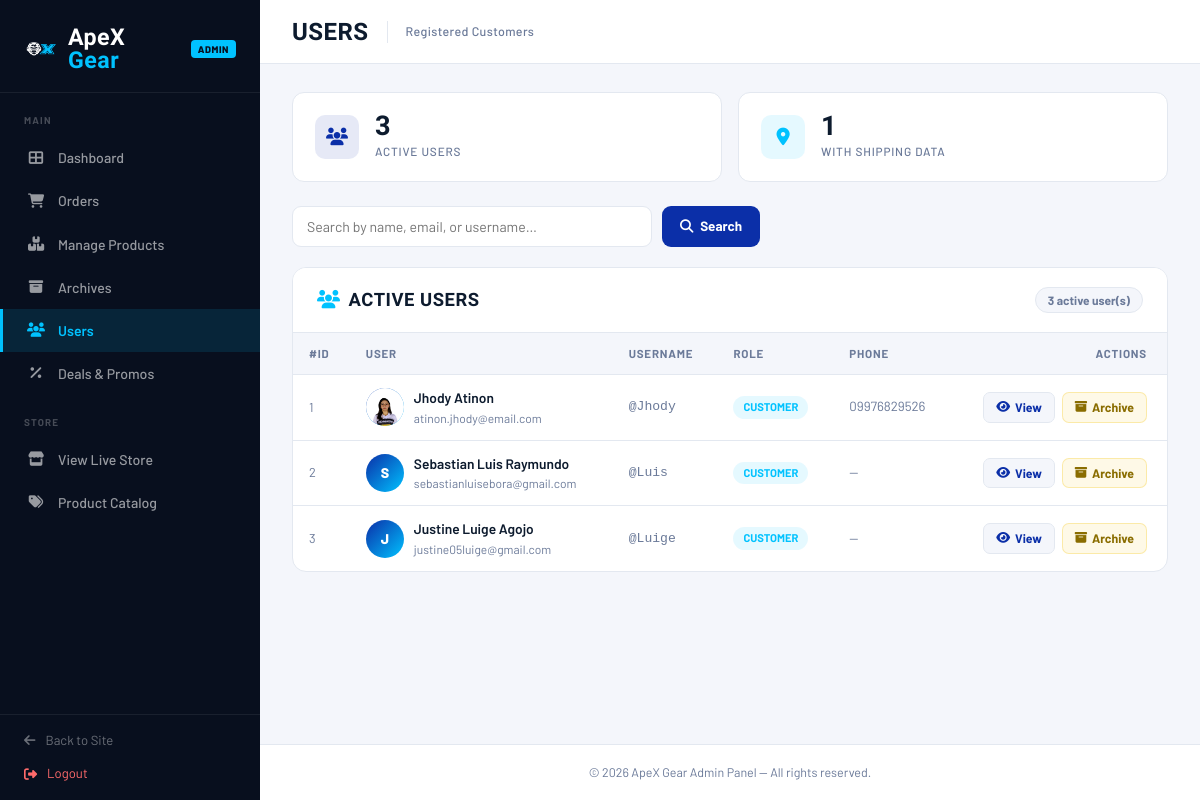
/admin/manage_users.php (signed in), run on an earlier commit of the app's database.
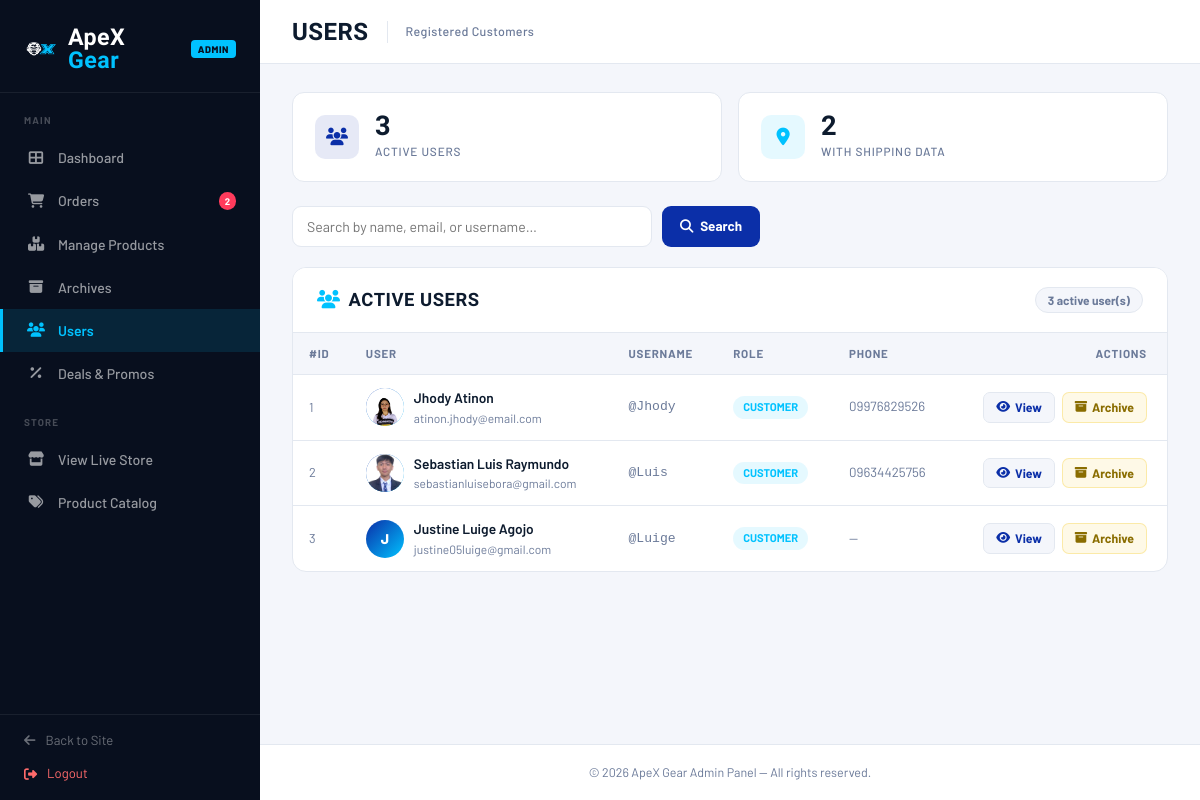
And on a later commit of the database.
### tables this page shows
CREATE TABLE `users_profiles_tbl` (
  `profile_id` int(11) NOT NULL,
  `user_id` int(11) NOT NULL,
  `bio` text DEFAULT NULL,
  `street_address` varchar(255) DEFAULT NULL,
  `city` varchar(100) DEFAULT NULL,
  `zip_code` varchar(20) DEFAULT NULL,
  `phone_number` varchar(20) DEFAULT NULL,
  `image_path` varchar(255) DEFAULT NULL,
  `birthday` date DEFAULT NULL
);

CREATE TABLE `users_tbl` (
  `user_id` int(11) NOT NULL,
  `first_name` varchar(50) NOT NULL,
  `last_name` varchar(50) NOT NULL,
  `m_name` varchar(50) DEFAULT NULL,
  `gender` varchar(20) DEFAULT NULL,
  `username` varchar(50) NOT NULL,
  `email` varchar(100) NOT NULL,
  `password` varchar(255) NOT NULL,
  `otp_code` int(6) DEFAULT NULL
);

### admin/manage_users.php (the view, shortened to what this page needs)
<?php
$db = new Database();
$conn = $db->getConnection();
$pendingQuery = "SELECT COUNT(*) as pending_count FROM orders_tbl WHERE order_status = 'Pending' OR order_status = 'On Process'";
$pendingResult = $conn->query($pendingQuery);
$pendingRow = $pendingResult->fetch_assoc();
$pendingOrders = $pendingRow['pending_count'] ?? 0;
$search = trim($_GET['q'] ?? '');
$query = "
    SELECT u.user_id, u.first_name, u.last_name, u.m_name, u.gender, u.username, u.email,
           p.bio, p.street_address, p.city, p.zip_code, p.phone_number, p.image_path
    FROM users_tbl u
    LEFT JOIN users_profiles_tbl p ON u.user_id = p.user_id
";
if ($search !== '') {
    $searchTerm = '%' . $search . '%';
    $query .= " WHERE u.first_name LIKE ? OR u.last_name LIKE ? OR u.username LIKE ? OR u.email LIKE ?";
    $stmt = $conn->prepare($query);
    $stmt->bind_param("ssss", $searchTerm, $searchTerm, $searchTerm, $searchTerm);
    $stmt->execute();
    $result = $stmt->get_result();
} else {
    $result = $conn->query($query);
}
$users = [];
while ($row = $result->fetch_assoc()) {
    $shipStmt = $conn->prepare("SELECT street_address, city, zip_code, phone_number FROM shipping_address_tbl WHERE user_id = ? ORDER BY address_id DESC LIMIT 1");
    $shipStmt->bind_param("i", $row['user_id']);
    $shipStmt->execute();
    $shipRes = $shipStmt->get_result();
    $row['shipping'] = $shipRes->fetch_assoc();
    $users[] = $row;
}
$userCount = count($users);
?>
<!DOCTYPE html>
<html lang="en">
<head>
    <link href="https://cdn.jsdelivr.net/npm/bootstrap@5.3.3/dist/css/bootstrap.min.css" rel="stylesheet">
    <link href="https://cdnjs.cloudflare.com/ajax/libs/font-awesome/6.5.0/css/all.min.css" rel="stylesheet">
    <link href="../assets/css/style.css" rel="stylesheet">
    <link href="../assets/css/admin-style.css" rel="stylesheet">
</head>
<body>
    <aside class="sidebar" id="sidebar">
        <a href="../index.php" class="sidebar-brand">
            <img src="../assets/images/ApeX Logo.png" alt="ApeX Gear">
            <div class="sidebar-brand-text"><span class="t1">ApeX </span><span class="t2">Gear</span></div>
            <span class="sidebar-badge">Admin</span>
        </a>
        <nav class="sidebar-nav">
            <div class="sidebar-section-label">Main</div>
            <a href="apex26admin.php"><i class="fas fa-th-large"></i> Dashboard</a>
            <a href="manage_orders.php">
                <i class="fas fa-shopping-cart"></i> Orders
                <?php if ($pendingOrders > 0): ?><span class="nav-badge"><?php echo $pendingOrders; ?></span><?php endif; ?>
            </a>
            <a href="manage_products.php"><i class="fas fa-boxes"></i> Manage Products</a>
            <a href="manage_archives.php"><i class="fas fa-archive"></i> Archives</a>
            <a href="manage_users.php" class="active"><i class="fas fa-users"></i> Users</a>
            <a href="manage_deals.php"><i class="fas fa-percentage"></i> Deals &amp; Promos</a>
            <div class="sidebar-section-label">Store</div>
            <a href="../index.php" target="_blank"><i class="fas fa-store"></i> View Live Store</a>
            <a href="../index.php?page=products" target="_blank"><i class="fas fa-tags"></i> Product Catalog</a>
        </nav>
        <div class="sidebar-footer" style="display: flex; flex-direction: column; gap: 14px;">
            <a href="../index.php"><i class="fas fa-arrow-left"></i> Back to Site</a>
            <a href="admin_logout.php" style="color: #ff6b6b;"><i class="fas fa-sign-out-alt"></i> Logout</a>
        </div>
    </aside>
    <div class="main-wrap">
        <header class="topbar">
            <div class="topbar-left">
                <span class="topbar-title">Users</span>
                <span class="topbar-crumb">Registered Customers</span>
            </div>
        </header>
        <main class="page-body">
            <div class="stat-row">
                <div class="stat-card">
                    <div class="stat-icon blue"><i class="fas fa-users"></i></div>
                    <div>
                        <div class="stat-val"><?php echo $userCount; ?></div>
                        <div class="stat-lbl">Active Users</div>
                    </div>
                </div>
                <div class="stat-card">
                    <div class="stat-icon cyan"><i class="fas fa-map-marker-alt"></i></div>
                    <div>
                        <div class="stat-val"><?php echo count(array_filter($users, fn($u) => !empty($u['shipping']))); ?></div>
                        <div class="stat-lbl">With Shipping Data</div>
                    </div>
                </div>
            </div>
            <form method="GET" class="search-bar">
                <input type="text" name="q" class="search-input" placeholder="Search by name, email, or username…" value="<?php echo htmlspecialchars($search); ?>">
                <button type="submit" class="search-btn"><i class="fas fa-search me-1"></i> Search</button>
            </form>
            <div class="panel">
                <div class="panel-header">
                    <span class="panel-title"><i class="fas fa-users me-2" style="color:var(--accent);"></i>Active Users</span>
                    <span class="panel-count"><?php echo $userCount; ?> active user(s)</span>
                </div>
                <?php if (empty($users)): ?>
                    <div class="empty-state">
                        <i class="fas fa-user-slash"></i>
                        <p><?php echo $search ? 'No users match your search.' : 'No registered users yet.'; ?></p>
                    </div>
                <?php else: ?>
                    <div style="overflow-x:auto;">
                        <table class="tbl">
                            <thead>
                                <tr>
                                    <th>#ID</th>
                                    <th>User</th>
                                    <th>Username</th>
                                    <th>Role</th>
                                    <th>Phone</th>
                                    <th style="text-align:right;padding-right:20px;">Actions</th>
                                </tr>
                            </thead>
                            <tbody>
                                <?php foreach ($users as $u):
                                    $fullName = trim(($u['first_name'] ?? '') . ' ' . ($u['last_name'] ?? ''));
                                    $initial = strtoupper(substr($fullName ?: $u['username'], 0, 1));
                                ?>
                                    <tr onclick='openUserModal(<?php echo json_encode($u, JSON_HEX_APOS | JSON_HEX_QUOT); ?>)' title="Click to view details">
                                        <td style="color:var(--text-muted);font-size:.8rem;"><?php echo $u['user_id']; ?></td>
                                        <td>
                                            <div style="display:flex;align-items:center;gap:10px;">
                                                <div class="avatar">
                                                    <?php if (!empty($u['image_path'])): ?>
                                                        <img src="<?php echo str_starts_with($u['image_path'], 'http') ? htmlspecialchars($u['image_path']) : '../' . htmlspecialchars($u['image_path']); ?>" alt="Profile" style="width:100%;height:100%;object-fit:cover;">
                                                    <?php else: ?>
                                                        <?php echo $initial; ?>
                                                    <?php endif; ?>
                                                </div>
                                                <div>
                                                    <div class="user-name"><?php echo htmlspecialchars($fullName); ?></div>
                                                    <div class="user-meta"><?php echo htmlspecialchars($u['email'] ?? ''); ?></div>
                                                </div>
                                            </div>
                                        </td>
                                        <td style="font-family:monospace;font-size:.82rem;color:var(--text-muted);">@<?php echo htmlspecialchars($u['username'] ?? '—'); ?></td>
                                        <td><span class="role-pill">Customer</span></td>
                                        <td style="color:var(--text-muted);font-size:.83rem;"><?php echo htmlspecialchars($u['phone_number'] ?? '—'); ?></td>
                                        <td style="text-align:right;padding-right:20px;" onclick="event.stopPropagation()">
                                            <button class="act-btn btn-view" onclick='openUserModal(<?php echo json_encode($u, JSON_HEX_APOS | JSON_HEX_QUOT); ?>)'>
                                                <i class="fas fa-eye"></i> View
                                            </button>
                                            <form method="POST" style="display:inline;" onsubmit="return confirm('Archive this user? They will be moved to the archives and can no longer log in.');">
                                                <button type="submit" class="act-btn btn-archive ms-1"><i class="fas fa-archive"></i> Archive</button>
                                            </form>
                                        </td>
                                    </tr>
                                <?php endforeach; ?>
                            </tbody>
                        </table>
                    </div>
                <?php endif; ?>
            </div>
        </main>
        <footer style="padding:18px 32px;border-top:1px solid var(--border);background:var(--card-bg);text-align:center;">
            <p style="font-size:.78rem;color:var(--text-muted);margin:0;">© 2026 ApeX Gear Admin Panel — All rights reserved.</p>
        </footer>
    </div>
</body>
</html>

### assets/css/style.css (style rules this page uses)
:root { --apex-blue: #0b2fa8; --apex-blue-mid: #1549d4; --apex-blue-lt: #2d6be4; --apex-accent: #00c2ff; --apex-dark: #060f2e; --apex-white: #ffffff; --apex-grey: #f0f4ff; --apex-border: #d0daf8; --apex-text: #1a1f3c; --apex-muted: #6b78a8; --nav-h: 64px; }
*, *::before, *::after { box-sizing: border-box; margin: 0; padding: 0; }
body { font-family: 'Barlow', sans-serif; color: var(--apex-text); background: var(--apex-white); display: flex; flex-direction: column; min-height: 100vh; }
.topbar { background: var(--apex-dark); color: #a0b0d8; font-size: .78rem; padding: 6px 0; letter-spacing: .03em; }
.stat-lbl { font-size: .72rem; font-weight: 600; letter-spacing: .12em; text-transform: uppercase; color: rgba(255, 255, 255, .6); margin-top: 2px; }
footer { background: var(--apex-dark); padding: 56px 0 0; color: rgba(255, 255, 255, .55); margin-top: auto; }

What changed in the data, as far as the page shows it:
no longer on this page (row unchanged): users_tbl: user_id "2", initial "S", fullName "Sebastian Luis Raymundo", email "sebastianluisebora@gmail.com", username "Luis", phone_number "—"
added users_profiles_tbl: user.user_id "2", image_path (picture), user.last_name "Sebastian Luis Raymundo", user.email "sebastianluisebora@gmail.com", user.username "Luis", phone_number "09634425756"
Also different on the page:
$pendingOrders: (not shown) → "2"
count(array_filter($users, fn($u) => !empty($u['shipping']))): "1" → "2"
